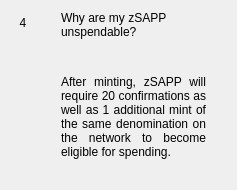
                  <widget class="QWidget" name="widgetFaq4" native="true">
                   <layout class="QHBoxLayout" name="horizontalPage_4" stretch="0,1">
                    <item alignment="Qt::AlignTop">
                     <widget class="QLabel" name="labelNumber4">
                      <property name="minimumSize">
                       <size>
                        <width>24</width>
                        <height>24</height>
                       </size>
                      </property>
                      <property name="maximumSize">
                       <size>
                        <width>16777215</width>
                        <height>24</height>
                       </size>
                      </property>
                      <property name="text">
                       <string>4</string>
                      </property>
                      <property name="alignment">
                       <set>Qt::AlignCenter</set>
                      </property>
                     </widget>
                    </item>
                    <item>
                     <layout class="QVBoxLayout" name="verticalLayoutPage_4">
                      <property name="leftMargin">
                       <number>20</number>
                      </property>
                      <property name="rightMargin">
                       <number>20</number>
                      </property>
                      <item>
                       <widget class="QLabel" name="labelSubtitle4">
                        <property name="text">
                         <string>Why are my zSAPP unspendable?</string>
                        </property>
                        <property name="wordWrap">
                         <bool>true</bool>
                        </property>
                       </widget>
                      </item>
                      <item>
                       <spacer name="verticalSpacer_40">
                        <property name="orientation">
                         <enum>Qt::Vertical</enum>
                        </property>
                        <property name="sizeType">
                         <enum>QSizePolicy::Fixed</enum>
                        </property>
                        <property name="sizeHint" stdset="0">
                         <size>
                          <width>20</width>
                          <height>30</height>
                         </size>
                        </property>
                       </spacer>
                      </item>
                      <item>
                       <widget class="QLabel" name="labelContent4">
                        <property name="text">
                         <string>
                           &lt;html&gt;&lt;head/&gt;&lt;body&gt;&lt;p align=&quot;justify&quot;&gt;
                           After minting, zSAPP will require 20 confirmations as well as 1
                           additional mint of the same denomination on the network to
                           become eligible for spending.
                           &lt;/p&gt;&lt;/body&gt;&lt;/html&gt;
                         </string>
                        </property>
                        <property name="alignment">
                         <set>Qt::AlignLeading|Qt::AlignLeft|Qt::AlignTop</set>
                        </property>
                        <property name="wordWrap">
                         <bool>true</bool>
                        </property>
                       </widget>
                      </item>
                      <item>
                       <spacer name="verticalSpacer_41">
                        <property name="orientation">
                         <enum>Qt::Vertical</enum>
                        </property>
                        <property name="sizeHint" stdset="0">
                         <size>
                          <width>20</width>
                          <height>20</height>
                         </size>
                        </property>
                       </spacer>
                      </item>
                     </layout>
                    </item>
                   </layout>
                  </widget>
